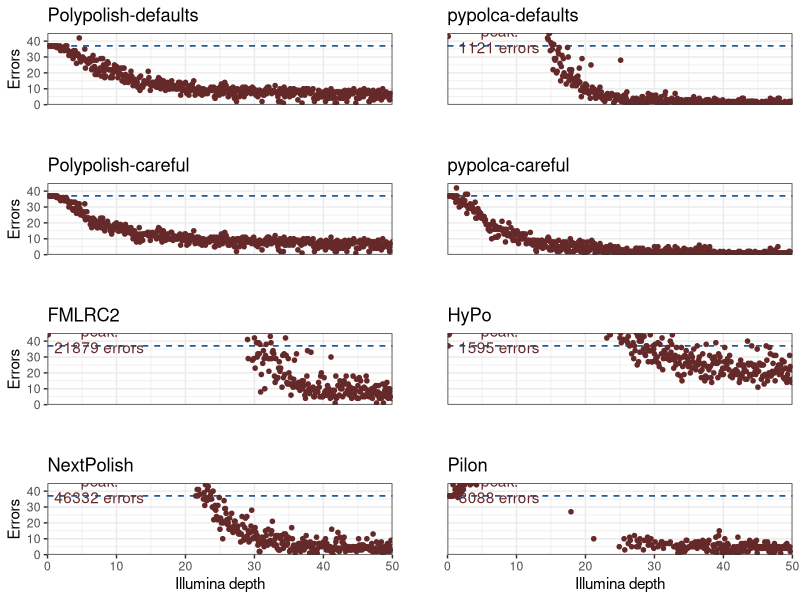
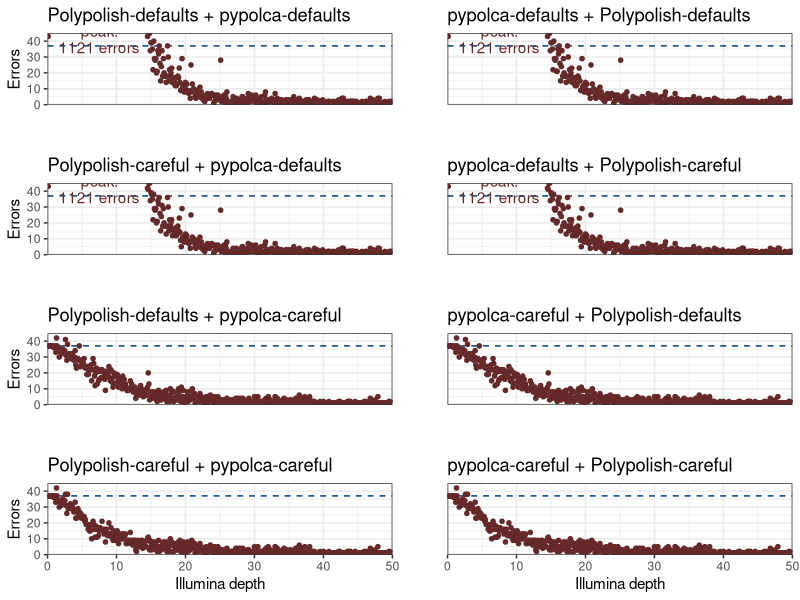
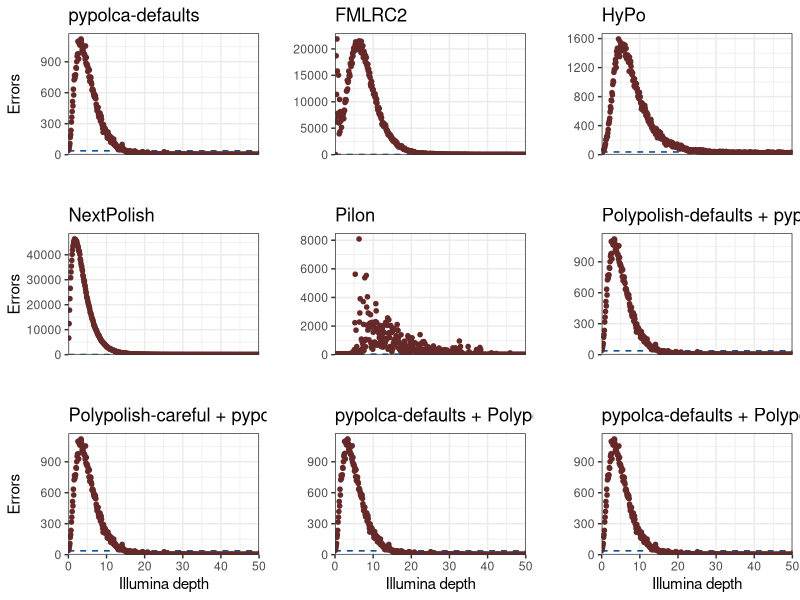
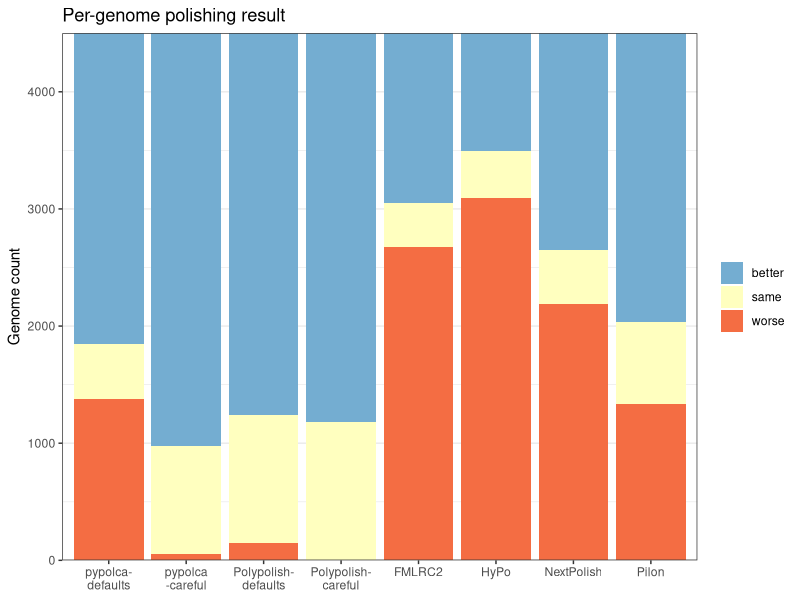

Here is the R script that generated these plots, in order:
## ---- chunk 1
library(tidyverse)
library(knitr)
library(readr)
library(dplyr)
library(cowplot)

opts_chunk$set(dpi=300, fig.path='plots/', echo=TRUE, dev=c('png','pdf'), warning=FALSE, message=FALSE)
pdf.options(useDingbats = FALSE)
## ---- chunk 2
per_genome_results <- read_delim("results.tsv", delim = "\t", escape_double = FALSE, trim_ws = TRUE)
colnames(per_genome_results) <- c("genome", "depth", "polishing", "errors")
per_genome_results$depth <- as.numeric(per_genome_results$depth)
per_genome_results <- per_genome_results %>% pivot_wider(names_from = polishing, values_from = errors)

per_genome_results <- per_genome_results %>%
  mutate(before_polish = case_when(
    genome == "ATCC_10708_Salmonella_enterica" ~ 3,
    genome == "ATCC_14035_Vibrio_cholerae" ~ 2,
    genome == "ATCC_17802_Vibrio_parahaemolyticus" ~ 2,
    genome == "ATCC_19119_Listeria_ivanovii" ~ 5,
    genome == "ATCC_25922_Escherichia_coli" ~ 1,
    genome == "ATCC_33560_Campylobacter_jejuni" ~ 5,
    genome == "ATCC_35221_Campylobacter_lari" ~ 18,
    genome == "ATCC_35897_Listeria_welshimeri" ~ 1,
    genome == "ATCC_BAA-679_Listeria_monocytogenes" ~ 0))
## ---- chunk 3
total_results <- per_genome_results %>%
  group_by(depth) %>%
  summarise(before_polish = sum(before_polish),
            polypolish_errors = sum(Polypolish),
            polypolish_careful_errors = sum(`Polypolish-careful`),
            pypolca_errors = sum(pypolca),
            pypolca_careful_errors = sum(`pypolca-careful`),
            hypo_errors = sum(HyPo),
            fmlrc2_errors = sum(FMLRC2),
            nextpolish_errors = sum(NextPolish),
            pilon_errors = sum(Pilon),
            polypolish_pypolca_errors = sum(`Polypolish+pypolca`),
            polypolish_careful_pypolca_careful_errors = sum(`Polypolish-careful+pypolca-careful`),
            polypolish_careful_pypolca_errors = sum(`Polypolish-careful+pypolca`),
            polypolish_pypolca_careful_errors = sum(`Polypolish+pypolca-careful`),
            pypolca_polypolish_errors = sum(`pypolca+Polypolish`),
            pypolca_careful_polypolish_careful_errors = sum(`pypolca-careful+Polypolish-careful`),
            pypolca_careful_polypolish_errors = sum(`pypolca-careful+Polypolish`),
            pypolca_polypolish_careful_errors = sum(`pypolca+Polypolish-careful`))
## ---- chunk 4
plot_to_45 <- function(column_name, polisher_name, no_x = FALSE, no_y = FALSE) {
  peak_index <- which.max(total_results[[column_name]])
  peak_errors <- total_results[[column_name]][peak_index]
  peak_depth <- total_results$depth[peak_index]
  peak_label = paste("peak:\n", peak_errors, " errors", sep="")
  p <- ggplot(total_results, aes(x=depth, y=!!sym(column_name))) +
    geom_hline(yintercept = 37, color="#004488", linetype = "dashed") +
    geom_point(color="#662929", size=1.25) + 
    theme_bw() +
    scale_x_continuous(limits = c(0, 50), expand = c(0, 0)) +
    scale_y_continuous(limits = c(0, 45), expand = c(0, 0)) +
    labs(title=polisher_name, x="Illumina depth", y="Errors")
  if (peak_errors > 45) {
    p <- p + annotate("text", label=peak_label, x=7.5, y=41.3, colour="#662929", lineheight = 0.9)
  }
  if (no_x) {
    p <- p + theme(axis.title.x=element_blank(), axis.text.x=element_blank(), axis.ticks.x=element_blank())
  }
  if (no_y) {
    p <- p + theme(axis.title.y=element_blank(), axis.text.y=element_blank(), axis.ticks.y=element_blank())
  }
  return(p)
}

p1 <- plot_to_45("polypolish_errors", "Polypolish-defaults", TRUE, FALSE)
p2 <- plot_to_45("pypolca_errors", "pypolca-defaults", TRUE, TRUE)
p3 <- plot_to_45("polypolish_careful_errors", "Polypolish-careful", TRUE, FALSE)
p4 <- plot_to_45("pypolca_careful_errors", "pypolca-careful", TRUE, TRUE)
p5 <- plot_to_45("fmlrc2_errors", "FMLRC2", TRUE, FALSE)
p6 <- plot_to_45("hypo_errors", "HyPo", TRUE, TRUE)
p7 <- plot_to_45("nextpolish_errors", "NextPolish", FALSE, FALSE)
p8 <- plot_to_45("pilon_errors", "Pilon", FALSE, TRUE)

plot_grid(p1, p2, p3, p4, p5, p6, p7, p8, nrow=4, align = 'hv')
## ---- chunk 5
p1 <- plot_to_45("polypolish_pypolca_errors", "Polypolish-defaults + pypolca-defaults", TRUE, FALSE)
p2 <- plot_to_45("pypolca_polypolish_errors", "pypolca-defaults + Polypolish-defaults", TRUE, TRUE)
p3 <- plot_to_45("polypolish_careful_pypolca_errors", "Polypolish-careful + pypolca-defaults", TRUE, FALSE)
p4 <- plot_to_45("pypolca_polypolish_careful_errors", "pypolca-defaults + Polypolish-careful", TRUE, TRUE)
p5 <- plot_to_45("polypolish_pypolca_careful_errors", "Polypolish-defaults + pypolca-careful", TRUE, FALSE)
p6 <- plot_to_45("pypolca_careful_polypolish_errors", "pypolca-careful + Polypolish-defaults", TRUE, TRUE)
p7 <- plot_to_45("polypolish_careful_pypolca_careful_errors", "Polypolish-careful + pypolca-careful", FALSE, FALSE)
p8 <- plot_to_45("pypolca_careful_polypolish_careful_errors", "pypolca-careful + Polypolish-careful", FALSE, TRUE)

plot_grid(p1, p2, p3, p4, p5, p6, p7, p8, nrow=4, align = 'hv')
## ---- chunk 6
plot_full_range <- function(column_name, polisher_name, no_x = FALSE, no_y = FALSE) {
  max_y <- max(total_results[[column_name]], na.rm = TRUE) * 1.05
  p <- ggplot(total_results, aes(x=depth, y=!!sym(column_name))) +
    geom_hline(yintercept = 37, color="#004488", linetype = "dashed") +
    geom_point(color="#662929", size=1.25) + 
    theme_bw() +
    scale_x_continuous(limits = c(0, 50), expand = c(0, 0)) +
    scale_y_continuous(limits = c(0, max_y), expand = c(0, 0)) +
    labs(title=polisher_name, x="Illumina depth", y="Errors")
  if (no_x) {
    p <- p + theme(axis.title.x=element_blank(), axis.text.x=element_blank(), axis.ticks.x=element_blank())
  }
  if (no_y) {
    p <- p + theme(axis.title.y=element_blank())
  }
  return(p)
}

p1 <- plot_full_range("pypolca_errors", "pypolca-defaults", TRUE, FALSE)
p2 <- plot_full_range("fmlrc2_errors", "FMLRC2", TRUE, TRUE)
p3 <- plot_full_range("hypo_errors", "HyPo", TRUE, TRUE)
p4 <- plot_full_range("nextpolish_errors", "NextPolish", TRUE, FALSE)
p5 <- plot_full_range("pilon_errors", "Pilon", TRUE, TRUE)
p6 <- plot_full_range("polypolish_pypolca_errors", "Polypolish-defaults + pypolca-defaults", TRUE, TRUE)
p7 <- plot_full_range("polypolish_careful_pypolca_errors", "Polypolish-careful + pypolca-defaults", FALSE, FALSE)
p8 <- plot_full_range("pypolca_polypolish_errors", "pypolca-defaults + Polypolish-defaults", FALSE, TRUE)
p9 <- plot_full_range("pypolca_polypolish_careful_errors", "pypolca-defaults + Polypolish-careful", FALSE, TRUE)

plot_grid(p1, p2, p3, p4, p5, p6, p7, p8, p9, nrow=3, align = 'hv')
## ---- chunk 7
count_results <- function(tool_name, data) {
  tibble(
    Tool = tool_name,
    better = nrow(data %>% filter(!!sym(tool_name) < before_polish)),
    same = nrow(data %>% filter(!!sym(tool_name) == before_polish)),
    worse = nrow(data %>% filter(!!sym(tool_name) > before_polish))
  )
}

made_better_or_worse <- map_dfr(c("Polypolish", "Polypolish-careful", "pypolca", "pypolca-careful", "HyPo", "FMLRC2", "NextPolish", "Pilon"),
                                count_results, data = per_genome_results)

made_better_or_worse <- made_better_or_worse %>%
  pivot_longer(cols = -Tool, names_to = "Outcome", values_to = "Count") %>%
  mutate(Outcome = factor(Outcome, levels = c("better", "same", "worse"))) %>%
  mutate(Tool = factor(Tool, levels = c("pypolca", "pypolca-careful", "Polypolish", "Polypolish-careful", "FMLRC2", "HyPo", "NextPolish", "Pilon")))

# Create the stacked-bar plot
ggplot(made_better_or_worse, aes(x = Tool, y = Count, fill = Outcome)) +
  geom_bar(stat = "identity") +
  labs(title = "Per-genome polishing result", x = NULL, y = "Genome count") +
  theme_bw() + theme(legend.title=element_blank()) +
  scale_fill_manual(values = c("better" = "#74add1",
                               "same" = "#ffffbf",
                               "worse" = "#f46d43")) +
  scale_y_continuous(expand = c(0, 0)) + 
  scale_x_discrete(labels = c("pypolca-\ndefaults", "pypolca\n-careful", "Polypolish-\ndefaults", "Polypolish-\ncareful", "FMLRC2", "HyPo", "NextPolish", "Pilon"))
## ---- chunk 8
best_by_depth_range <- function(total_results, min_depth, max_depth) {
  results_by_depth <- total_results %>% filter(depth > min_depth & depth <= max_depth)
  results_by_depth <- results_by_depth
  best_results <- results_by_depth %>%
    select(-depth) %>%
    summarise_all(sum) %>%
    pivot_longer(cols = everything(), names_to = "tool", values_to = "sum") %>%
    filter(sum == min(sum))
  return(best_results$tool)
}

interval <- 10
for (min_depth in seq(0, 45, interval)) {
  max_depth <- min_depth + interval
  best_tools <- best_by_depth_range(total_results, min_depth, max_depth)
  best_tools <- paste(best_tools, collapse = ", ")
  best_tools <- str_replace_all(best_tools, "_errors", "")
  cat(min_depth, "-", max_depth, ": ", best_tools, "\n", sep="")
}
